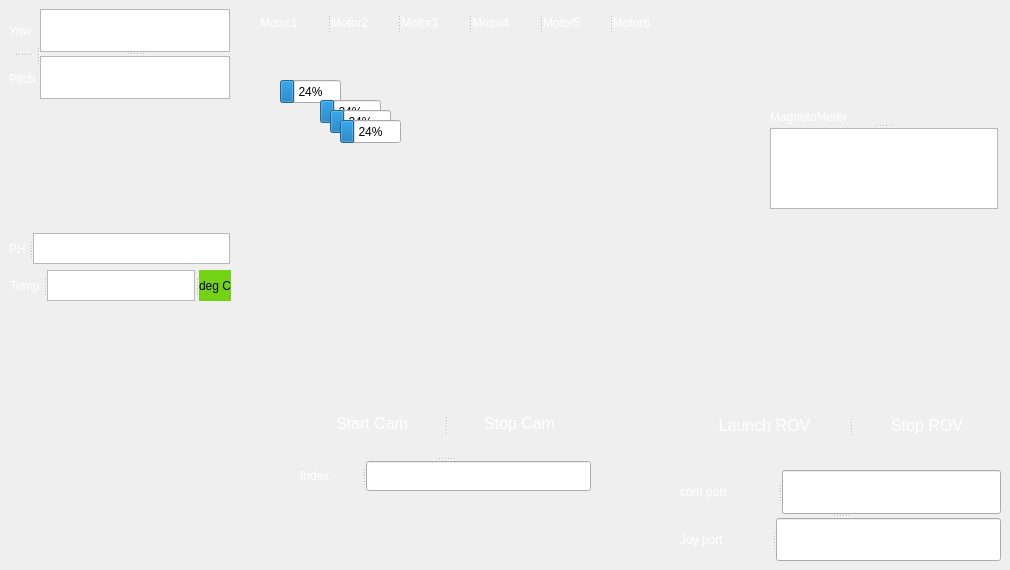
   <widget class="QWidget" name="MainTab">
    <attribute name="title">
     <string>Main Tab</string>
    </attribute>
    <widget class="QSplitter" name="splitter_23">
     <property name="geometry">
      <rect>
       <x>9</x>
       <y>9</y>
       <width>221</width>
       <height>91</height>
      </rect>
     </property>
     <property name="orientation">
      <enum>Qt::Horizontal</enum>
     </property>
     <widget class="QSplitter" name="splitter_2">
      <property name="orientation">
       <enum>Qt::Vertical</enum>
      </property>
      <widget class="QLabel" name="Yaw_label">
       <property name="styleSheet">
        <string notr="true">  color: white;
border-color: rgb(0, 0, 0);
font: 75 15pt &quot;URW Bookman L&quot;;</string>
       </property>
       <property name="text">
        <string>Yaw</string>
       </property>
      </widget>
      <widget class="QLabel" name="Pitch_label">
       <property name="styleSheet">
        <string notr="true">  color: white;
font: 75 15pt &quot;URW Bookman L&quot;;</string>
       </property>
       <property name="text">
        <string>Pitch</string>
       </property>
      </widget>
     </widget>
     <widget class="QSplitter" name="splitter">
      <property name="orientation">
       <enum>Qt::Vertical</enum>
      </property>
      <widget class="QTextBrowser" name="Yaw_value">
       <property name="html">
        <string>&lt;!DOCTYPE HTML PUBLIC &quot;-//W3C//DTD HTML 4.0//EN&quot; &quot;http://www.w3.org/TR/REC-html40/strict.dtd&quot;&gt;
&lt;html&gt;&lt;head&gt;&lt;meta name=&quot;qrichtext&quot; content=&quot;1&quot; /&gt;&lt;style type=&quot;text/css&quot;&gt;
p, li { white-space: pre-wrap; }
&lt;/style&gt;&lt;/head&gt;&lt;body style=&quot; font-family:'Ubuntu'; font-size:11pt; font-weight:400; font-style:normal;&quot;&gt;
&lt;p style=&quot;-qt-paragraph-type:empty; margin-top:0px; margin-bottom:0px; margin-left:0px; margin-right:0px; -qt-block-indent:0; text-indent:0px;&quot;&gt;&lt;br /&gt;&lt;/p&gt;&lt;/body&gt;&lt;/html&gt;</string>
       </property>
      </widget>
      <widget class="QTextBrowser" name="Pitch"/>
     </widget>
    </widget>
    <widget class="QSplitter" name="splitter_7">
     <property name="geometry">
      <rect>
       <x>770</x>
       <y>110</y>
       <width>228</width>
       <height>99</height>
      </rect>
     </property>
     <property name="orientation">
      <enum>Qt::Vertical</enum>
     </property>
     <widget class="QLabel" name="Temp_sens_label_4">
      <property name="styleSheet">
       <string notr="true">  color: white;
font: 75 15pt &quot;URW Bookman L&quot;;</string>
      </property>
      <property name="text">
       <string>MagnetoMeter</string>
      </property>
     </widget>
     <widget class="QSplitter" name="splitter_6">
      <property name="orientation">
       <enum>Qt::Horizontal</enum>
      </property>
      <widget class="QTextBrowser" name="Magnet1">
       <property name="styleSheet">
        <string notr="true">body {
  color: red;
}

h1 {
  color: #00ff00;
}

p.ex {
  color: rgb(0,0,255);
}</string>
       </property>
      </widget>
     </widget>
    </widget>
    <widget class="QSplitter" name="splitter_42">
     <property name="geometry">
      <rect>
       <x>300</x>
       <y>390</y>
       <width>291</width>
       <height>101</height>
      </rect>
     </property>
     <property name="orientation">
      <enum>Qt::Vertical</enum>
     </property>
     <widget class="QSplitter" name="splitter_33">
      <property name="orientation">
       <enum>Qt::Horizontal</enum>
      </property>
      <widget class="QPushButton" name="cam_start_butt">
       <property name="styleSheet">
        <string notr="true">
  border: none;
  color: white;
  padding: 15px 32px;
  text-align: center;
  text-decoration: none;
  display: inline-block;
  font-size: 16px;</string>
       </property>
       <property name="text">
        <string>Start Cam</string>
       </property>
      </widget>
      <widget class="QPushButton" name="cam_stop_butt">
       <property name="styleSheet">
        <string notr="true">
  border: none;
  color: white;
  padding: 15px 32px;
  text-align: center;
  text-decoration: none;
  display: inline-block;
  font-size: 16px;</string>
       </property>
       <property name="text">
        <string>Stop Cam</string>
       </property>
      </widget>
     </widget>
     <widget class="QSplitter" name="splitter_41">
      <property name="orientation">
       <enum>Qt::Horizontal</enum>
      </property>
      <widget class="QLabel" name="Roll_label_2">
       <property name="styleSheet">
        <string notr="true">  color: white;
font: 75 15pt &quot;URW Bookman L&quot;;</string>
       </property>
       <property name="text">
        <string>Index</string>
       </property>
      </widget>
      <widget class="QLineEdit" name="in_cam_index"/>
     </widget>
    </widget>
    <widget class="QSplitter" name="splitter_43">
     <property name="geometry">
      <rect>
       <x>680</x>
       <y>390</y>
       <width>321</width>
       <height>71</height>
      </rect>
     </property>
     <property name="orientation">
      <enum>Qt::Horizontal</enum>
     </property>
     <widget class="QPushButton" name="rov_start_butt">
      <property name="styleSheet">
       <string notr="true">
  border: none;
  color: white;
  padding: 15px 32px;
  text-align: center;
  text-decoration: none;
  display: inline-block;
  font-size: 16px;</string>
      </property>
      <property name="text">
       <string>Launch ROV</string>
      </property>
     </widget>
     <widget class="QPushButton" name="rov_stop_butt">
      <property name="styleSheet">
       <string notr="true">
  border: none;
  color: white;
  padding: 15px 32px;
  text-align: center;
  text-decoration: none;
  display: inline-block;
  font-size: 16px;</string>
      </property>
      <property name="text">
       <string>Stop ROV</string>
      </property>
     </widget>
    </widget>
    <widget class="QSplitter" name="splitter_46">
     <property name="geometry">
      <rect>
       <x>680</x>
       <y>470</y>
       <width>321</width>
       <height>91</height>
      </rect>
     </property>
     <property name="orientation">
      <enum>Qt::Vertical</enum>
     </property>
     <widget class="QSplitter" name="splitter_45">
      <property name="orientation">
       <enum>Qt::Horizontal</enum>
      </property>
      <widget class="QLabel" name="Roll_label_3">
       <property name="styleSheet">
        <string notr="true">  color: white;
font: 75 15pt &quot;URW Bookman L&quot;;</string>
       </property>
       <property name="text">
        <string>com port</string>
       </property>
      </widget>
      <widget class="QLineEdit" name="in_com_port"/>
     </widget>
     <widget class="QSplitter" name="splitter_44">
      <property name="orientation">
       <enum>Qt::Horizontal</enum>
      </property>
      <widget class="QLabel" name="Roll_label_4">
       <property name="styleSheet">
        <string notr="true">  color: white;
font: 75 15pt &quot;URW Bookman L&quot;;</string>
       </property>
       <property name="text">
        <string>Joy port</string>
       </property>
      </widget>
      <widget class="QLineEdit" name="in_joy_port"/>
     </widget>
    </widget>
    <widget class="QSplitter" name="splitter_26">
     <property name="geometry">
      <rect>
       <x>10</x>
       <y>486</y>
       <width>16</width>
       <height>16</height>
      </rect>
     </property>
     <property name="orientation">
      <enum>Qt::Horizontal</enum>
     </property>
    </widget>
    <widget class="QSplitter" name="splitter_4">
     <property name="geometry">
      <rect>
       <x>10</x>
       <y>270</y>
       <width>221</width>
       <height>31</height>
      </rect>
     </property>
     <property name="orientation">
      <enum>Qt::Horizontal</enum>
     </property>
     <widget class="QLabel" name="Temp_sens_label">
      <property name="styleSheet">
       <string notr="true">  color: white;
font: 75 15pt &quot;URW Bookman L&quot;;</string>
      </property>
      <property name="text">
       <string>Temp </string>
      </property>
     </widget>
     <widget class="QTextBrowser" name="Temp_value">
      <property name="styleSheet">
       <string notr="true">body {
  color: red;
}

h1 {
  color: #00ff00;
}

p.ex {
  color: rgb(0,0,255);
}</string>
      </property>
     </widget>
     <widget class="QLabel" name="unit_label_8">
      <property name="styleSheet">
       <string notr="true">background-color: rgb(115, 210, 22);
border-color: rgb(0, 0, 0);
font: 75 11pt &quot;URW Bookman L&quot;;</string>
      </property>
      <property name="text">
       <string>deg C</string>
      </property>
     </widget>
    </widget>
    <widget class="QSplitter" name="splitter_3">
     <property name="geometry">
      <rect>
       <x>9</x>
       <y>233</y>
       <width>221</width>
       <height>31</height>
      </rect>
     </property>
     <property name="orientation">
      <enum>Qt::Horizontal</enum>
     </property>
     <widget class="QLabel" name="PH_label">
      <property name="styleSheet">
       <string notr="true"> color: white;
font: 75 15pt &quot;URW Bookman L&quot;;</string>
      </property>
      <property name="text">
       <string>PH </string>
      </property>
     </widget>
     <widget class="QTextBrowser" name="PHvalue">
      <property name="styleSheet">
       <string notr="true">body {
  color: red;
}

h1 {
  color: #00ff00;
}

p.ex {
  color: rgb(0,0,255);
}</string>
      </property>
     </widget>
    </widget>
    <widget class="QProgressBar" name="motor_1">
     <property name="geometry">
      <rect>
       <x>280</x>
       <y>80</y>
       <width>61</width>
       <height>23</height>
      </rect>
     </property>
     <property name="value">
      <number>24</number>
     </property>
    </widget>
    <widget class="QProgressBar" name="motor_2">
     <property name="geometry">
      <rect>
       <x>320</x>
       <y>100</y>
       <width>61</width>
       <height>23</height>
      </rect>
     </property>
     <property name="value">
      <number>24</number>
     </property>
    </widget>
    <widget class="QProgressBar" name="motor_3">
     <property name="geometry">
      <rect>
       <x>330</x>
       <y>110</y>
       <width>61</width>
       <height>23</height>
      </rect>
     </property>
     <property name="value">
      <number>24</number>
     </property>
    </widget>
    <widget class="QProgressBar" name="motor_4">
     <property name="geometry">
      <rect>
       <x>340</x>
       <y>120</y>
       <width>61</width>
       <height>23</height>
      </rect>
     </property>
     <property name="value">
      <number>24</number>
     </property>
    </widget>
    <widget class="QSplitter" name="splitter_13">
     <property name="geometry">
      <rect>
       <x>260</x>
       <y>10</y>
       <width>420</width>
       <height>25</height>
      </rect>
     </property>
     <property name="orientation">
      <enum>Qt::Horizontal</enum>
     </property>
     <widget class="QLabel" name="Joy_values_label_14">
      <property name="styleSheet">
       <string notr="true">  color: white;
border-color: rgb(0, 0, 0);
font: 75 15pt &quot;URW Bookman L&quot;;</string>
      </property>
      <property name="text">
       <string>Motor1</string>
      </property>
     </widget>
     <widget class="QLabel" name="Joy_values_label_15">
      <property name="styleSheet">
       <string notr="true">  color: white;
border-color: rgb(0, 0, 0);
font: 75 15pt &quot;URW Bookman L&quot;;</string>
      </property>
      <property name="text">
       <string>Motor2</string>
      </property>
     </widget>
     <widget class="QLabel" name="Joy_values_label_16">
      <property name="styleSheet">
       <string notr="true">  color: white;
border-color: rgb(0, 0, 0);
font: 75 15pt &quot;URW Bookman L&quot;;</string>
      </property>
      <property name="text">
       <string>Motor3</string>
      </property>
     </widget>
     <widget class="QLabel" name="Joy_values_label_17">
      <property name="styleSheet">
       <string notr="true">  color: white;
border-color: rgb(0, 0, 0);
font: 75 15pt &quot;URW Bookman L&quot;;</string>
      </property>
      <property name="text">
       <string>Motor4</string>
      </property>
     </widget>
     <widget class="QLabel" name="Joy_values_label_18">
      <property name="styleSheet">
       <string notr="true">  color: white;
border-color: rgb(0, 0, 0);
font: 75 15pt &quot;URW Bookman L&quot;;</string>
      </property>
      <property name="text">
       <string>Motor5</string>
      </property>
     </widget>
     <widget class="QLabel" name="Joy_values_label_19">
      <property name="styleSheet">
       <string notr="true">  color: white;
border-color: rgb(0, 0, 0);
font: 75 15pt &quot;URW Bookman L&quot;;</string>
      </property>
      <property name="text">
       <string>Motor6</string>
      </property>
     </widget>
    </widget>
   </widget>
